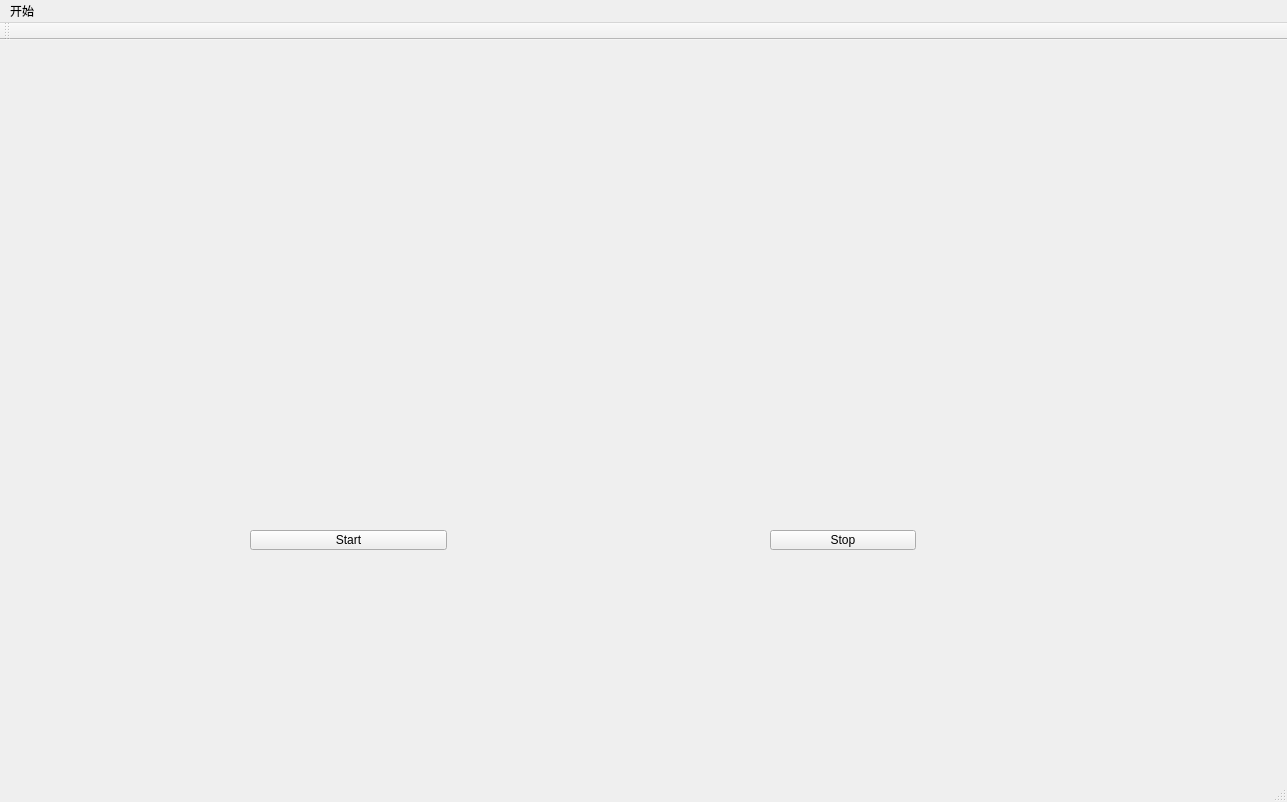
<?xml version="1.0" encoding="UTF-8"?>
<ui version="4.0">
 <class>MainWindow</class>
 <widget class="QMainWindow" name="MainWindow">
  <property name="geometry">
   <rect>
    <x>0</x>
    <y>0</y>
    <width>1287</width>
    <height>802</height>
   </rect>
  </property>
  <property name="windowTitle">
   <string>MainWindow</string>
  </property>
  <widget class="QWidget" name="centralWidget">
   <widget class="QWidget" name="widget" native="true">
    <property name="geometry">
     <rect>
      <x>220</x>
      <y>70</y>
      <width>711</width>
      <height>411</height>
     </rect>
    </property>
   </widget>
   <widget class="QPushButton" name="forSensorStart_pushButton">
    <property name="geometry">
     <rect>
      <x>250</x>
      <y>490</y>
      <width>197</width>
      <height>20</height>
     </rect>
    </property>
    <property name="text">
     <string>Start</string>
    </property>
   </widget>
   <widget class="QPushButton" name="forSensorStop_pushButton">
    <property name="geometry">
     <rect>
      <x>770</x>
      <y>490</y>
      <width>146</width>
      <height>20</height>
     </rect>
    </property>
    <property name="text">
     <string>Stop</string>
    </property>
   </widget>
  </widget>
  <widget class="QMenuBar" name="menuBar">
   <property name="geometry">
    <rect>
     <x>0</x>
     <y>0</y>
     <width>1287</width>
     <height>22</height>
    </rect>
   </property>
   <widget class="QMenu" name="menu">
    <property name="title">
     <string>开始</string>
    </property>
    <addaction name="actionConnect_Device"/>
    <addaction name="actionDisconnect_Device"/>
   </widget>
   <addaction name="menu"/>
  </widget>
  <widget class="QToolBar" name="mainToolBar">
   <attribute name="toolBarArea">
    <enum>TopToolBarArea</enum>
   </attribute>
   <attribute name="toolBarBreak">
    <bool>false</bool>
   </attribute>
  </widget>
  <widget class="QStatusBar" name="statusBar"/>
  <action name="actionConnect_Device">
   <property name="text">
    <string>Connect Device</string>
   </property>
  </action>
  <action name="actionDisconnect_Device">
   <property name="text">
    <string>Disconnect Device</string>
   </property>
  </action>
 </widget>
 <layoutdefault spacing="6" margin="11"/>
 <resources/>
 <connections/>
</ui>
